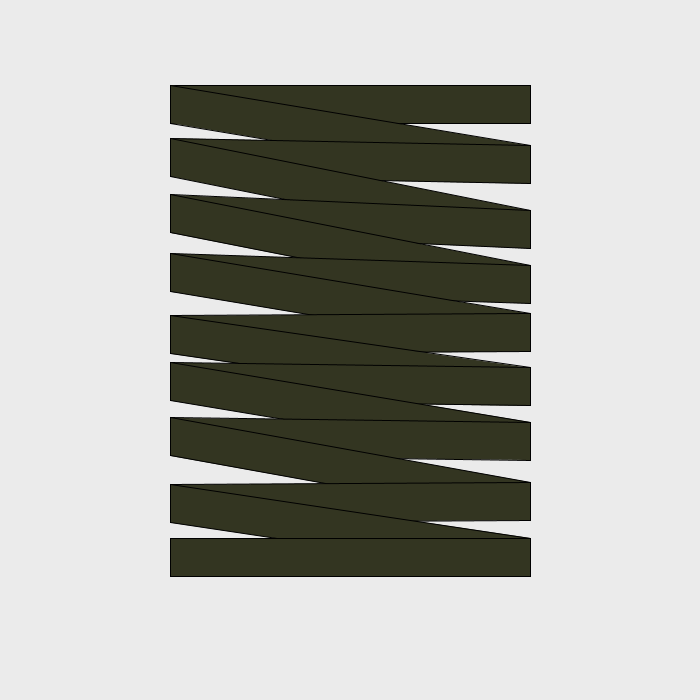
Frame 1 (no input)
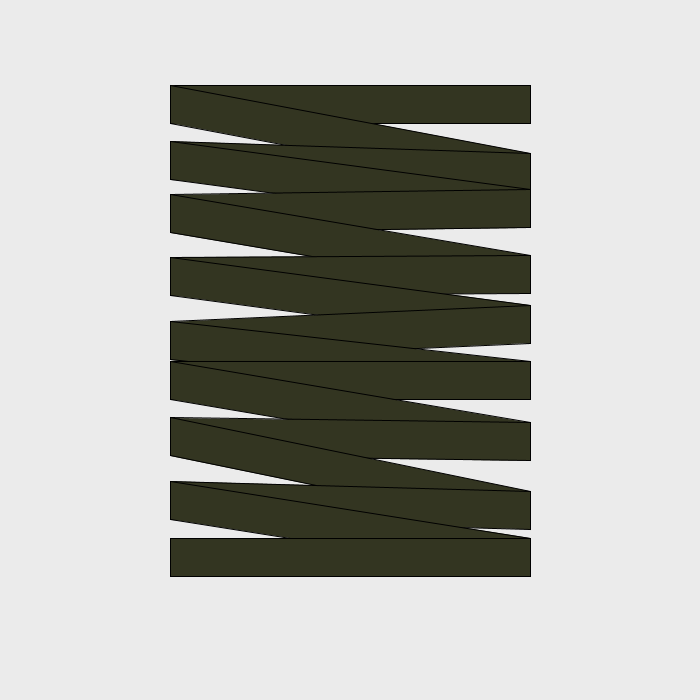
Frame 2 (the mouse pressed at the canvas centre, redrawn once)

The Processing sketch that drew these frames (run headless with seeded random() and noise(); the mouse was pressed at the canvas centre and the sketch redrawn once):

// Processing sketch: Monument_scribble_411
// ── Monument_scribble_411.pde
/////////////////////////// //<>// //<>// //<>// //<>//
//                       //
//   -~=Manoylov AC=~-   //
//                       //
///////////////////////////
//
// Don't use without permission
//
// Based on:
// #411 Monument scribble
// http://geometrydaily.tumblr.com/post/47107135240/411-monument-scribble-a-new-minimal-geometric

// Controls:
// MouseClick  - generate new position 
//
// Keys:
// UP   - add parallel 
// DOWN - remove parallel
// Z    - reduces the diameter
// X    - increases the diameter
//
/////////////////////////////////////////////////

int sz = 700;
int brdr = 200;
float [] Xcoord = new float [2];
float [] Ycoord = new float [4];
//int lX = 100;
//int rX = sz - lX;
int amountL = 14;
float hgt;

void setup() {
  size(700, 700);
  noLoop();
}


void draw() {
  background(235);


  //ScribbleLine(100, sz-100);

  //  Scribble(100);
  Scrib(170);
  //  paper();
}




void mousePressed() {


  redraw();
}

void keyPressed() {

  if (key == 'q') {
    amountL-=2;
  }
  if (key == 'w') {
    amountL+=2;
  }

  if (key == 'z') {
  }
  if (key == 'x') {
  }

  amountL = constrain(amountL, 6, 30);
//  hgt = (int)((sz-Xcoord[0])/(amountL+1)* 1.5);
//    hgt = ((sz-brdr)/(amountL-1));
    


  redraw();
}

void paper() {
  strokeWeight(1); 
  noStroke();
  for (int i = 0; i<width-1; i+=2) {
    for (int j = 0; j<height-1; j+=2) {
      fill(random(235-40, 235+30), 25);
      rect(i, j, 2, 2);
    }
  }

  for (int i = 0; i<30; i++) {
    fill(random(60, 170), random(100, 170));
    rect(random(0, width-2), random(0, height-2), random(1, 3), random(1, 3));
  }
}


void ScribbleLine(int in, int in2) {
  Xcoord[0] = in;
  Xcoord[1] = in2;

  //  Xcoord[0] = in;
  //  Xcoord[1] = sz-Xcoord[0];

  hgt = (int)((sz-Xcoord[0])/(amountL+1)* 1.5);

  Ycoord[0] =Xcoord[0];
  Ycoord[1]= Ycoord[0]+hgt;


  strokeWeight(hgt);
  stroke(#333521);
  strokeCap(ROUND);
  line(Xcoord[0], Ycoord[0], Xcoord[1], Ycoord[0]);

  for (int i =0; i<= amountL; ++i) {
    if ((Ycoord[(i+1)%2]+hgt*3> sz-Xcoord[0]) && (i%2==1) ) {
      Ycoord[(i+1)%2] += hgt*5;    
      break;
    }
    if (i==0 || i==amountL) {
      Ycoord[(i+1)%2] = (int)random(Ycoord[i%2]+ hgt*.5, Ycoord[i%2] + hgt*2);
    } 
    else {
      Ycoord[(i+1)%2] = (int)random(Ycoord[i%2]+ hgt*.5, Ycoord[i%2] + hgt);
    }
    line(Xcoord[i%2], Ycoord[i%2], Xcoord[(i+1)%2], Ycoord[(i+1)%2]);
  }
  line(Xcoord[0], Ycoord[1], Xcoord[1], Ycoord[1]);
}



void Scribble(int in) {

  noStroke();
  Xcoord[0] = in;
  Xcoord[1] = sz-Xcoord[0];
  hgt = (int)((sz-Xcoord[0])/(amountL+1)* 1.5);


  fill(#333521);

  Ycoord[0] =Xcoord[0]/2;
  Ycoord[1]= Ycoord[0]+hgt;

  rect(Xcoord[0], Ycoord[0], Xcoord[1] - Xcoord[0], hgt);


  for (int i =0; i<= amountL; ++i) {
    if ((Ycoord[(i+1)%2]+hgt*3> sz-in) && (i%2==1) ) {
      Ycoord[(i+1)%2] =(int)random(Ycoord[(i+1)%2]+ hgt*2, Ycoord[i%2] + hgt*3);  
      break;
    }


    if (i==0 || i==amountL-1) {
      Ycoord[(i+1)%2] = (int)random(Ycoord[i%2]+ hgt*.5, Ycoord[i%2] + hgt*2);
    } 
    else {
      Ycoord[(i+1)%2] = (int)random(Ycoord[i%2]+ hgt*.5, Ycoord[i%2] + hgt);
    }

    //    line(Xcoord[(i+1)%2], (Ycoord[(i+1)%2] + hgt), Xcoord[i%2], (Ycoord[i%2]+hgt));

    quad(Xcoord[i%2], Ycoord[i%2], 
    Xcoord[i%2], (Ycoord[i%2]+hgt), 
    Xcoord[(i+1)%2], (Ycoord[(i+1)%2] + hgt), 
    Xcoord[(i+1)%2], Ycoord[(i+1)%2]);
  }


  rect(Xcoord[0], Ycoord[1], Xcoord[1] - Xcoord[0], hgt);
}


void Scrib(int in) {

  //  noStroke();
  Xcoord[0] = in;
  Xcoord[1] = sz-Xcoord[0];
//  hgt = ((sz-in*2)/(amountL/2*2.5));
  hgt = ((sz-brdr)/(amountL-1));
//hgt = 50;
//  amountL = (int)(500 / hgt);
  hgt = constrain(hgt,18,sz/10);

  float YY=0;
  float YY2=0;
  fill(#333521);

  Ycoord[0] =Xcoord[0]/2;
  Ycoord[1]= Ycoord[0]+hgt;

  rect(Xcoord[0], Ycoord[0], Xcoord[1] - Xcoord[0], hgt);


//  for (int i =0; /*i<= amountL*/ Ycoord[0] < sz-in*2; ++i) {
  for (int i =0; i<= amountL; ++i) {


    if (i==0) {
      Ycoord[(i+1)%2] += hgt*.5;
      YY = random(-hgt/3, +hgt/3);
    } 
    else {
      Ycoord[(i+1)%2] += hgt*1.5;
      YY = random(-hgt/4, +hgt/3);
    }

     if (i != amountL) {
    quad(Xcoord[i%2], Ycoord[i%2] +YY2, 
    Xcoord[i%2], Ycoord[i%2]+hgt +YY2, 
    Xcoord[(i+1)%2], Ycoord[(i+1)%2] + hgt +YY, 
    Xcoord[(i+1)%2], Ycoord[(i+1)%2] + YY);
     }
     
    YY2 = YY;

//    if (Ycoord[0] + hgt >= sz-brdr) {
     if (i == amountL-1) {
      Ycoord[(i+1)%2] += hgt*1.5;
      YY = random(-hgt/4, +hgt/3);
      quad(Xcoord[(i+1)%2], Ycoord[i%2] +YY2, Xcoord[(i+1)%2], Ycoord[i%2]+hgt +YY2, Xcoord[(i)%2], sz-brdr + hgt*2, Xcoord[(i)%2], sz-brdr + hgt );
      quad(Xcoord[(i)%2], sz-brdr + hgt*2, Xcoord[(i)%2], sz-brdr + hgt, Xcoord[(i+1)%2], sz-brdr + hgt, Xcoord[(i+1)%2], sz-brdr + hgt*2);
    }
  }

//    rect(Xcoord[0], Ycoord[0], Xcoord[1] - Xcoord[0], hgt);
}
